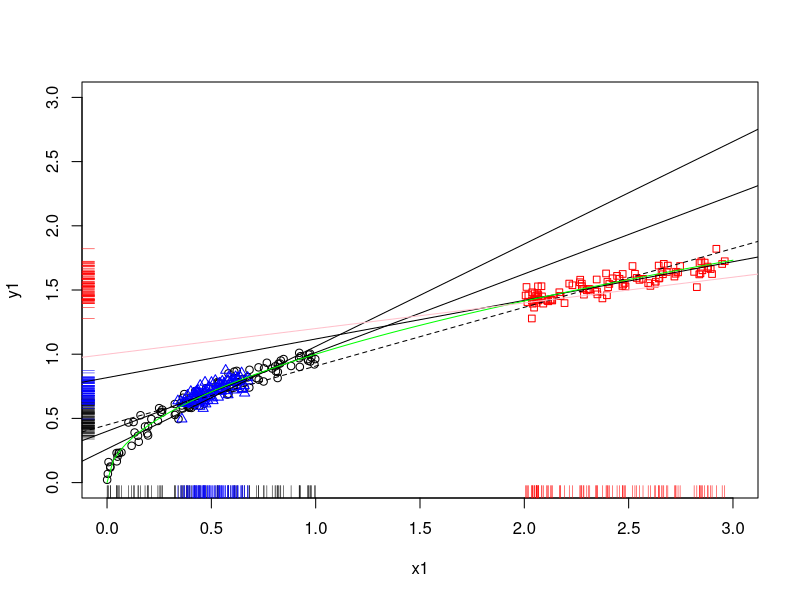
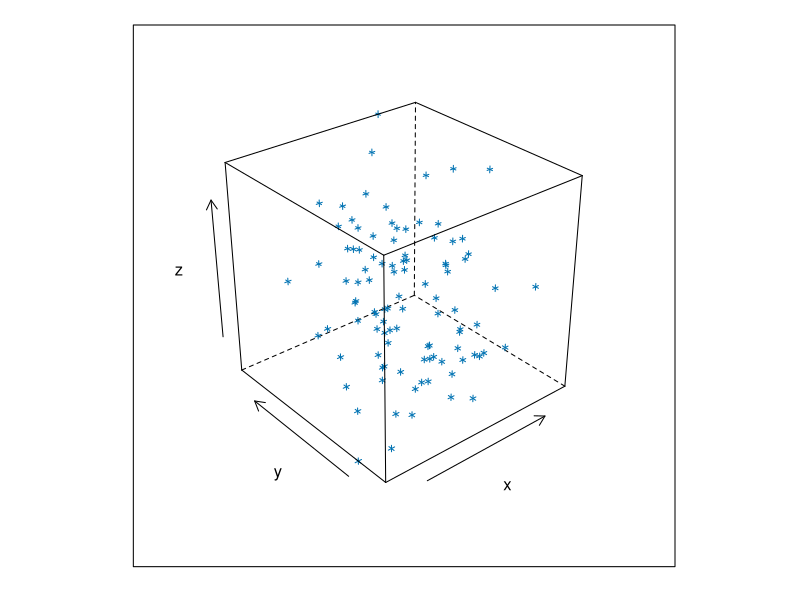

Write the R code that produced these figures, in order.
x1 <- runif(100)

x1

x2 <- rnorm(100,0.5,0.1)
x2

x3 <- runif(100,2,3)
x3

y1 <- sqrt(x1) + rnorm(100,0,0.05)
y2 <- sqrt(x2) + rnorm(100,0,0.05)
y3 <- sqrt(x3) + rnorm(100,0,0.05)

plot(x1,y1,xlim=c(0,3), ylim=c(0,3))

rug(x1, side = 1)
rug(x2, side = 2)

points(x2,y2, pch=24, col="blue")

rug(x2, side=1, col="blue")
rug(y2, side=2, col="blue")


points(x3,y3, pch=22, col="red")
rug(x3, side=1, col="red")
rug(y3, side=2, col="red")

# Regression
lm1 = lm(y1~x1)
lm2 = lm(y2~x2)
lm3 = lm(y3~x3)

lm1
lm2
lm3

abline(lm1$coefficients)
abline(lm2$coefficients)
abline(lm3$coefficients)

x.all = c(x1, x2, x3)
y.all = c(y1, y2, y3)
lm.all = lm(y.all ~ x.all)
abline(lm.all$coefficient, lty=2)
curve(sqrt(x), col="green", add=TRUE)

abline(a=1, b=0.2, col="pink")

# Example 2 ####
library(lattice)
library(MASS)

x.z = mvrnorm(100, c(0,0), matrix(c(1,0.1,0.1,1), nrow = 2))
x.z

y = x.z[ ,1] + x.z[ ,2] + rnorm(100, 0, 0.1)
y

cloud(y~x.z[ ,1] * x.z[ ,2], xlab = "x", ylab = "y", zlab = "z")

